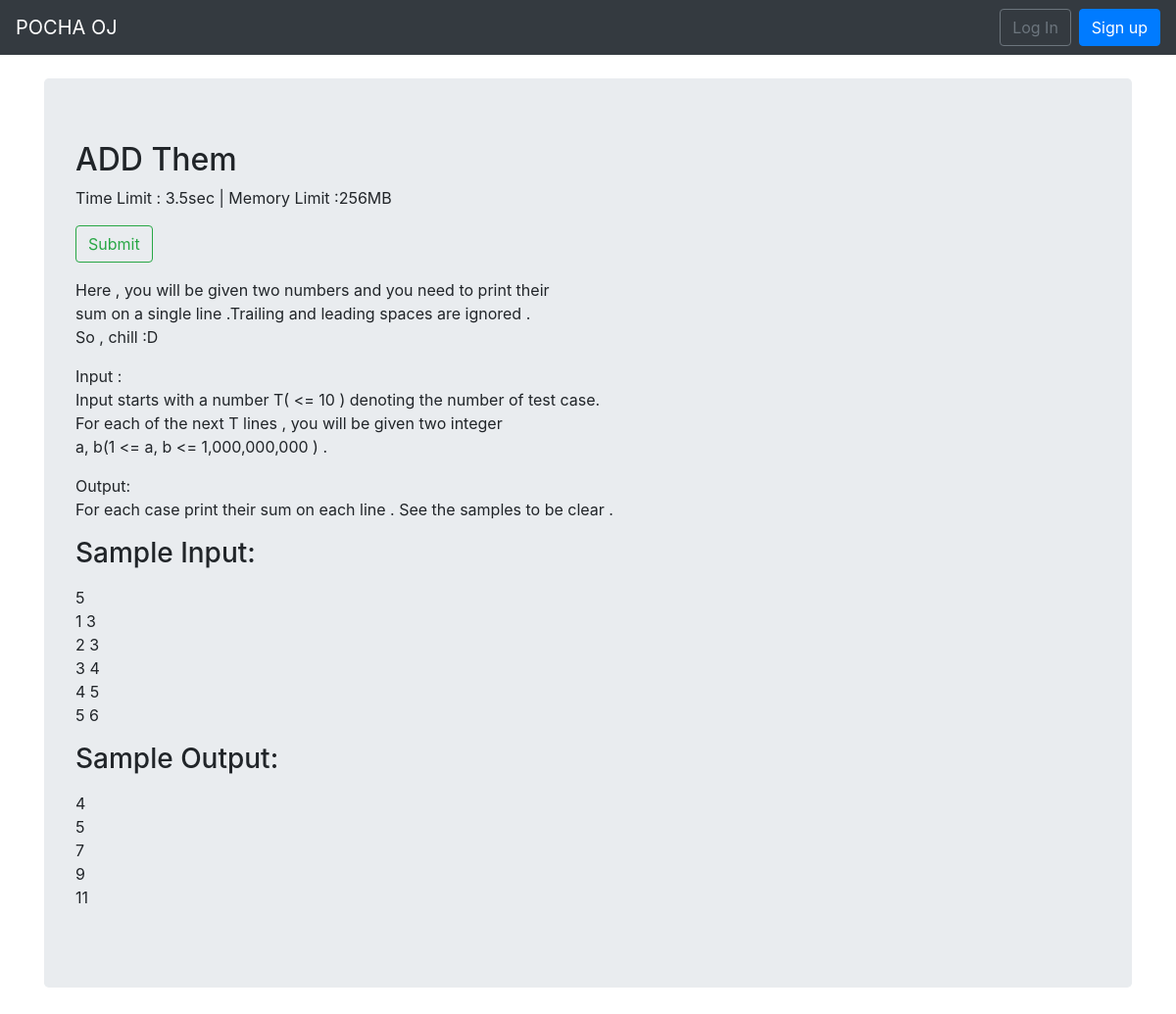
Page /problem/1/detail/ on the earlier database version.
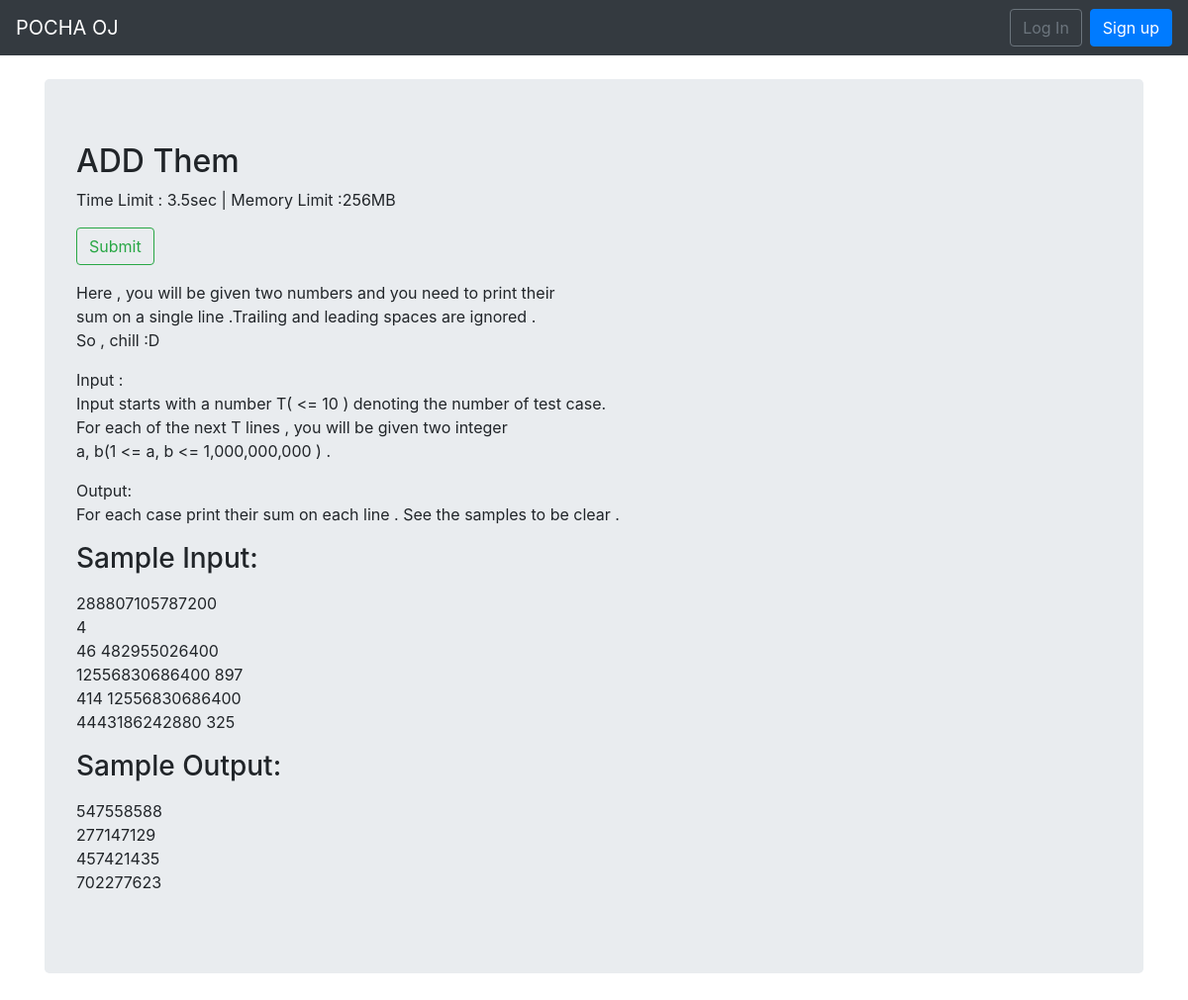
Same page on the later database version.
### problem/models.py (models this page shows, shortened)
class TestCase(models.Model):
    problem = models.ForeignKey(Problem, related_name = 'testcases',on_delete = models.CASCADE)
    case_input = models.TextField(blank=False,null = False)
    expected_output = models.TextField(blank=False,null=False)
    is_sample = models.BooleanField(default=False)

### problem/views.py (the view)
# urls.py: path('<int:pk>/detail/',views.ProblemDetailView.as_view(),name='problem_detail'),
class ProblemDetailView(DetailView):
    model = models.Problem
    template_name = 'problem/problem_detail.html'
    def get_context_data(self, **kwargs):
        context = super().get_context_data(**kwargs)
        context['sample_test_cases'] = self.object.testcases.filter(is_sample=True).all()
        return context

### problem/templates/problem/problem_detail.html (shortened to what this page needs)
{% extends "base.html" %}
{% block content %}
    <div class='jumbotron'>
        <div class='problem-header'>
            <h2>{{problem.title}}</h2>
            <p>Time Limit : {{problem.time_limit}}sec | Memory Limit :{{problem.memory_limit}}MB</p>
            <a href="{% url 'problem:submit' pid=problem.pk %}" class="btn btn-outline-success" role="button">Submit</a>
            <div class='problem-statement'>
                <p>{{problem.statement|escape|linebreaks}}</p>
            </div>
            {% for case in sample_test_cases %}
                <div class='sample-input-output'>
                    <h3>Sample Input:</h3>
                    <p>{{case.case_input|escape|linebreaks}}</p>
                    <h3>Sample Output:</h3>
                    <p>{{case.expected_output|escape|linebreaks}}</p>
                </div>
            {% endfor %}
        </div>
    </div>
{% endblock content %}

Differences in the rows shown:
removed TestCase: case_input "5 1 3 2 3 3 4 4 5 5 6", expected_output "4 5 7 9 11"
added TestCase: case_input "288807105787200 4 46 482955026400 12556830686400 897 414 12556830686400 4443186242880 325", expected_output "547558588 277147129 457421435 702277623"
